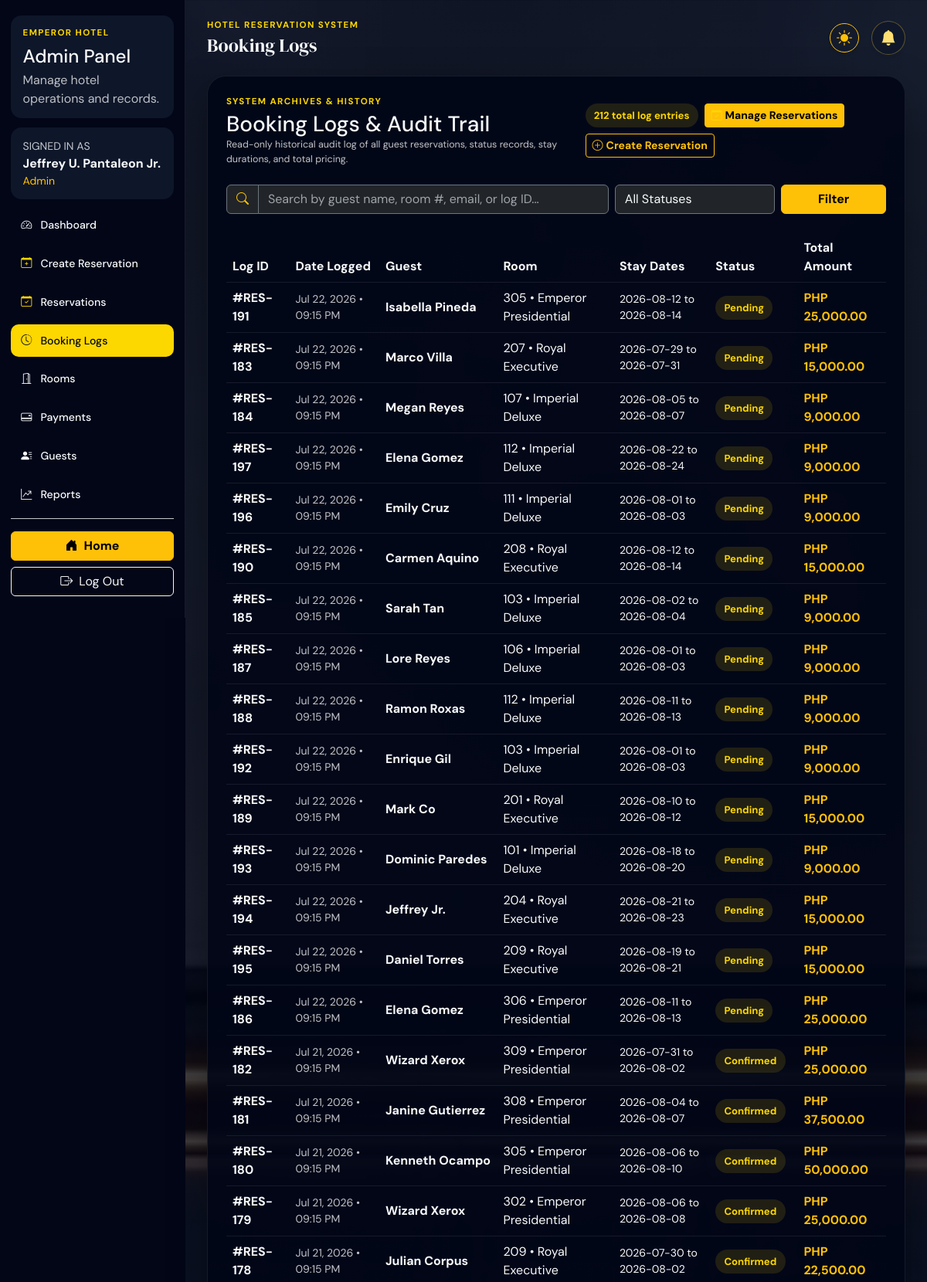
The page /public/admin/booking-records.php (signed in, upper part) on the database its author committed.
### tables this page shows
CREATE TABLE IF NOT EXISTS reservations (
    reservation_id INT AUTO_INCREMENT PRIMARY KEY,
    user_id INT NULL,
    guest_id INT NOT NULL,
    room_id INT NOT NULL,
    check_in DATE NOT NULL,
    check_out DATE NOT NULL,
    total_amount DECIMAL(10,2) NOT NULL DEFAULT 0.00,
    status ENUM('Pending', 'Confirmed', 'Checked-in', 'Checked-out', 'Cancelled', 'Conflict') NOT NULL DEFAULT 'Pending',
    created_at TIMESTAMP DEFAULT CURRENT_TIMESTAMP,
    FOREIGN KEY (user_id) REFERENCES users(user_id) ON DELETE SET NULL,
    FOREIGN KEY (guest_id) REFERENCES guests(guest_id) ON DELETE CASCADE,
    FOREIGN KEY (room_id) REFERENCES rooms(room_id) ON DELETE RESTRICT
);

CREATE TABLE IF NOT EXISTS guests (
    guest_id INT AUTO_INCREMENT PRIMARY KEY,
    user_id INT NULL,
    first_name VARCHAR(100) NOT NULL,
    last_name VARCHAR(100) NOT NULL,
    phone VARCHAR(30) DEFAULT NULL,
    email VARCHAR(150) DEFAULT NULL,
    created_at TIMESTAMP DEFAULT CURRENT_TIMESTAMP,
    FOREIGN KEY (user_id) REFERENCES users(user_id) ON DELETE SET NULL
);

CREATE TABLE IF NOT EXISTS rooms (
    room_id INT AUTO_INCREMENT PRIMARY KEY,
    room_number VARCHAR(10) NOT NULL UNIQUE,
    room_type ENUM('Imperial Deluxe', 'Royal Executive', 'Emperor Presidential') NOT NULL,
    floor INT NOT NULL,
    price_per_night DECIMAL(10,2) NOT NULL,
    bed_type VARCHAR(50) DEFAULT 'King Bed',
    max_capacity INT NOT NULL DEFAULT 2,
    view_type VARCHAR(100) DEFAULT 'City View',
    status ENUM('Available', 'Reserved', 'Occupied', 'Cleaning', 'Maintenance') NOT NULL DEFAULT 'Available',
    created_at TIMESTAMP DEFAULT CURRENT_TIMESTAMP
);

### public/includes/bootstrap.php (called while the page is built, shortened)
<?php
require_once APP_ROOT . '/app/helpers/auth.php';
spl_autoload_register(static function (string $className): void {
    $modelPath = APP_ROOT . '/app/models/' . $className . '.php';
});

### app/models/Reservation.php (called while the page is built, shortened)
<?php
class Reservation
{
    public function searchAndFilter(?string $search = null, ?string $status = null): array
    {
        $sql = "SELECT r.*, g.first_name, g.last_name, g.email AS guest_email, g.phone,
                       rm.room_number, rm.room_type, u.full_name AS user_name
                FROM reservations r
                INNER JOIN guests g ON g.guest_id = r.guest_id
                INNER JOIN rooms rm ON rm.room_id = r.room_id
                LEFT JOIN users u ON u.user_id = r.user_id
                WHERE 1=1";
        $params = [];
        $sql .= " ORDER BY r.created_at DESC";
        $statement = $this->db->prepare($sql);
        $statement->execute($params);
        return $statement->fetchAll();
    }
}

### app/helpers/auth.php (called while the page is built, shortened)
<?php
function e(string|null|int|float $value): string
{
    return htmlspecialchars((string) $value, ENT_QUOTES, 'UTF-8');
}
function formatMoney(float $amount): string
{
    return 'PHP ' . number_format($amount, 2);
}

### public/admin/booking-records.php (the view, shortened to what this page needs)
<?php
require_once __DIR__ . '/../includes/bootstrap.php';
require_once __DIR__ . '/../includes/layout.php';
$db = Database::connect();
$reservationModel = new Reservation($db);
$search = trim((string) ($_GET['search'] ?? ''));
$statusFilter = trim((string) ($_GET['status'] ?? ''));
$reservations = $reservationModel->searchAndFilter($search, $statusFilter);
?>
<section class="panel-card p-4">
    <div class="d-flex flex-column flex-lg-row justify-content-between align-items-lg-center gap-3 mb-4">
        <div>
            <p class="eyebrow mb-1">System Archives & History</p>
            <h3 class="mb-0">Booking Logs & Audit Trail</h3>
            <p class="muted-copy mb-0">Read-only historical audit log of all guest reservations, status records, stay durations, and total pricing.</p>
        </div>
        <div class="d-flex flex-wrap gap-2 align-items-center">
            <span class="badge-soft"><?php echo e(count($reservations)); ?> total log entries</span>
            <a class="btn btn-warning btn-sm fw-semibold" href="reservations.php"><i class="bi bi-calendar-check me-1"></i>Manage Reservations</a>
            <a class="btn btn-outline-warning btn-sm fw-semibold" href="create-reservation.php"><i class="bi bi-plus-circle me-1"></i>Create Reservation</a>
        </div>
    </div>
    <form method="get" class="row g-2 mb-4 align-items-center">
        <div class="col-md-6 col-lg-7">
            <div class="input-group">
                <span class="input-group-text bg-dark border-secondary text-warning"><i class="bi bi-search"></i></span>
                <input type="text" name="search" class="form-control bg-dark text-light border-secondary" placeholder="Search by guest name, room #, email, or log ID..." value="<?php echo e($search); ?>">
            </div>
        </div>
        <div class="col-md-4 col-lg-3">
            <select name="status" class="form-select bg-dark text-light border-secondary" onchange="this.form.submit()">
                <option value="all" <?php echo $statusFilter === 'all' || $statusFilter === '' ? 'selected' : ''; ?>>All Statuses</option>
            </select>
        </div>
        <div class="col-md-2 col-lg-2 d-flex gap-2">
            <button type="submit" class="btn btn-warning w-100 fw-semibold">Filter</button>
        </div>
    </form>
    <div class="table-responsive">
        <table class="table table-dark-soft align-middle mb-0 booking-records-table">
            <thead>
                <tr>
                    <th>Log ID</th>
                    <th>Date Logged</th>
                    <th>Guest</th>
                    <th>Room</th>
                    <th>Stay Dates</th>
                    <th>Status</th>
                    <th>Total Amount</th>
                </tr>
            </thead>
            <tbody>
                <?php foreach ($reservations as $reservation): ?>
                    <tr>
                        <td class="fw-bold text-gold">#RES-<?php echo e((string) $reservation['reservation_id']); ?></td>
                        <td class="small text-muted"><?php echo e(date('M d, Y • h:i A', strtotime((string) $reservation['created_at']))); ?></td>
                        <td class="fw-semibold"><?php echo e($reservation['first_name'] . ' ' . $reservation['last_name']); ?></td>
                        <td><?php echo e($reservation['room_number'] . ' • ' . $reservation['room_type']); ?></td>
                        <td class="small"><?php echo e($reservation['check_in']); ?> to <?php echo e($reservation['check_out']); ?></td>
                        <td><span class="badge-soft"><?php echo e($reservation['status']); ?></span></td>
                        <td class="fw-bold text-warning"><?php echo e(formatMoney((float) $reservation['total_amount'])); ?></td>
                    </tr>
                <?php endforeach; ?>
            </tbody>
        </table>
    </div>
</section>

### public/assets/css/app.css (style rules this page uses)
* { scrollbar-width: thin; scrollbar-color: rgba(253, 215, 0, 0.35) #020617; }
body { margin: 0; color: #f8fafc; background: #020617; font-family: 'DM Sans', sans-serif; }
a { text-decoration: none; }
.content-card, .panel-card { border: 1px solid rgba(248, 250, 252, 0.08); border-radius: 24px; background: rgba(15, 23, 42, 0.92); box-shadow: 0 18px 50px rgba(0, 0, 0, 0.35); }
.eyebrow { color: #fdd700; font-size: 0.72rem; font-weight: 700; letter-spacing: 0.12em; text-transform: uppercase; }
.muted-copy { color: rgba(248, 250, 252, 0.78) !important; font-size: 0.78rem; }
.text-muted, .text-secondary, .text-light-emphasis, .text-muted-emphasis, .small.text-muted, td.text-muted, small.text-muted, div.text-muted, span.text-muted, p.text-muted, td.small.text-muted { color: rgba(248, 250, 252, 0.78) !important; }
.admin-page .content-card, .admin-page .panel-card, .admin-page .stat-tile { background-color: rgba(2, 6, 23, 0.9); }
.table-dark-soft { --bs-table-bg: transparent; --bs-table-color: #f8fafc; --bs-table-border-color: rgba(248, 250, 252, 0.08); }
.form-label, .form-text, .table, .table th, .table td { color: #f8fafc; }
.form-control, .form-select { color: #f8fafc; border-color: rgba(248, 250, 252, 0.12); background: rgba(15, 23, 42, 0.85); }
.form-control::placeholder, textarea::placeholder, input::placeholder { color: rgba(226, 232, 240, 0.65) !important; opacity: 1 !important; }
.input-group-text { color: #f8fafc; border-color: rgba(248, 250, 252, 0.12); background: rgba(15, 23, 42, 0.95); }
.bi[class*="bi-calendar"] { color: #fdd700; }
.table-responsive { border-radius: 18px; }
.badge-soft { display: inline-flex; padding: 0.35rem 0.7rem; border-radius: 999px; background: rgba(253, 215, 0, 0.12); color: #fdd700; font-size: 0.82rem; font-weight: 700; }

### public/assets/css/admin/reservations.css (style rules this page uses)
.booking-records-table { min-width: 760px; }

### rows shown on the page
reservations: reservation_id "191", created_at "Jul 22, 2026 • 09:15 PM", guest.last_name "Isabella Pineda", room.room_type "305 • Emperor Presidential", check_in "2026-08-12", check_out "2026-08-14", status "Pending", total_amount "PHP 25,000.00"
reservations: reservation_id "183", created_at "Jul 22, 2026 • 09:15 PM", guest.last_name "Marco Villa", room.room_type "207 • Royal Executive", check_in "2026-07-29", check_out "2026-07-31", status "Pending", total_amount "PHP 15,000.00"
reservations: reservation_id "184", created_at "Jul 22, 2026 • 09:15 PM", guest.last_name "Megan Reyes", room.room_type "107 • Imperial Deluxe", check_in "2026-08-05", check_out "2026-08-07", status "Pending", total_amount "PHP 9,000.00"
reservations: reservation_id "197", created_at "Jul 22, 2026 • 09:15 PM", guest.last_name "Elena Gomez", room.room_type "112 • Imperial Deluxe", check_in "2026-08-22", check_out "2026-08-24", status "Pending", total_amount "PHP 9,000.00"
reservations: reservation_id "196", created_at "Jul 22, 2026 • 09:15 PM", guest.last_name "Emily Cruz", room.room_type "111 • Imperial Deluxe", check_in "2026-08-01", check_out "2026-08-03", status "Pending", total_amount "PHP 9,000.00"
reservations: reservation_id "190", created_at "Jul 22, 2026 • 09:15 PM", guest.last_name "Carmen Aquino", room.room_type "208 • Royal Executive", check_in "2026-08-12", check_out "2026-08-14", status "Pending", total_amount "PHP 15,000.00"
reservations: reservation_id "185", created_at "Jul 22, 2026 • 09:15 PM", guest.last_name "Sarah Tan", room.room_type "103 • Imperial Deluxe", check_in "2026-08-02", check_out "2026-08-04", status "Pending", total_amount "PHP 9,000.00"
reservations: reservation_id "187", created_at "Jul 22, 2026 • 09:15 PM", guest.last_name "Lore Reyes", room.room_type "106 • Imperial Deluxe", check_in "2026-08-01", check_out "2026-08-03", status "Pending", total_amount "PHP 9,000.00"
reservations: reservation_id "188", created_at "Jul 22, 2026 • 09:15 PM", guest.last_name "Ramon Roxas", room.room_type "112 • Imperial Deluxe", check_in "2026-08-11", check_out "2026-08-13", status "Pending", total_amount "PHP 9,000.00"
reservations: reservation_id "192", created_at "Jul 22, 2026 • 09:15 PM", guest.last_name "Enrique Gil", room.room_type "103 • Imperial Deluxe", check_in "2026-08-01", check_out "2026-08-03", status "Pending", total_amount "PHP 9,000.00"
reservations: reservation_id "189", created_at "Jul 22, 2026 • 09:15 PM", guest.last_name "Mark Co", room.room_type "201 • Royal Executive", check_in "2026-08-10", check_out "2026-08-12", status "Pending", total_amount "PHP 15,000.00"
reservations: reservation_id "193", created_at "Jul 22, 2026 • 09:15 PM", guest.last_name "Dominic Paredes", room.room_type "101 • Imperial Deluxe", check_in "2026-08-18", check_out "2026-08-20", status "Pending", total_amount "PHP 9,000.00"
reservations: reservation_id "194", created_at "Jul 22, 2026 • 09:15 PM", guest.last_name "Jeffrey Jr.", room.room_type "204 • Royal Executive", check_in "2026-08-21", check_out "2026-08-23", status "Pending", total_amount "PHP 15,000.00"
reservations: reservation_id "195", created_at "Jul 22, 2026 • 09:15 PM", guest.last_name "Daniel Torres", room.room_type "209 • Royal Executive", check_in "2026-08-19", check_out "2026-08-21", status "Pending", total_amount "PHP 15,000.00"
reservations: reservation_id "186", created_at "Jul 22, 2026 • 09:15 PM", guest.last_name "Elena Gomez", room.room_type "306 • Emperor Presidential", check_in "2026-08-11", check_out "2026-08-13", status "Pending", total_amount "PHP 25,000.00"
reservations: reservation_id "182", created_at "Jul 21, 2026 • 09:15 PM", guest.last_name "Wizard Xerox", room.room_type "309 • Emperor Presidential", check_in "2026-07-31", check_out "2026-08-02", status "Confirmed", total_amount "PHP 25,000.00"
reservations: reservation_id "181", created_at "Jul 21, 2026 • 09:15 PM", guest.last_name "Janine Gutierrez", room.room_type "308 • Emperor Presidential", check_in "2026-08-04", check_out "2026-08-07", status "Confirmed", total_amount "PHP 37,500.00"
reservations: reservation_id "180", created_at "Jul 21, 2026 • 09:15 PM", guest.last_name "Kenneth Ocampo", room.room_type "305 • Emperor Presidential", check_in "2026-08-06", check_out "2026-08-10", status "Confirmed", total_amount "PHP 50,000.00"
reservations: reservation_id "179", created_at "Jul 21, 2026 • 09:15 PM", guest.last_name "Wizard Xerox", room.room_type "302 • Emperor Presidential", check_in "2026-08-06", check_out "2026-08-08", status "Confirmed", total_amount "PHP 25,000.00"
reservations: reservation_id "178", created_at "Jul 21, 2026 • 09:15 PM", guest.last_name "Julian Corpus", room.room_type "209 • Royal Executive", check_in "2026-07-30", check_out "2026-08-02", status "Confirmed", total_amount "PHP 22,500.00"

### other values the page prints
$user['full_name'] "Jeffrey U. Pantaleon Jr."
$user['role'] "Admin"
$link['label'] "Dashboard"
$link['label'] "Create Reservation"
$link['label'] "Reservations"
$link['label'] "Booking Logs"
$link['label'] "Rooms"
$link['label'] "Payments"
$link['label'] "Guests"
$link['label'] "Reports"
$title "Booking Logs"
count($reservations) "212"
